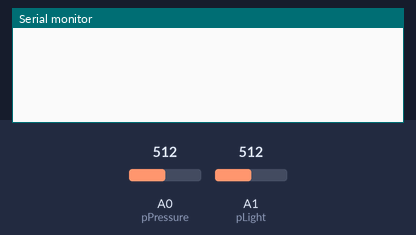
Simulated run of this sketch. Board: Arduino Uno, built with avr-gcc and run on an emulated ATmega328P. Shown: the last lines printed to the serial monitor. The inputs (shaded band) are chosen by the test bench; at power-on: A0 (pPressure) = 512, A1 (pLight) = 512.

Above: at 1.2 s.
1.3 s: A0 (pPressure) set to 23
2.8 s: A0 (pPressure) set to 19
At 3.7 s:
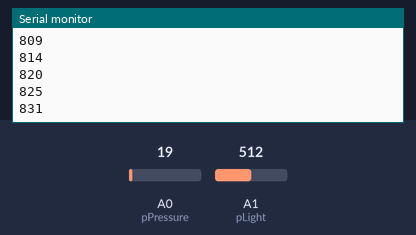
4.3 s: A1 (pLight) set to 53
At 5.0 s:
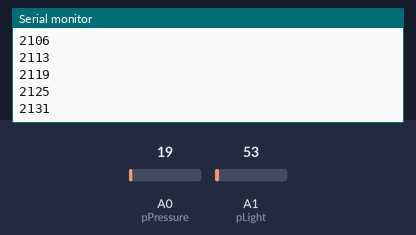
5.8 s: A1 (pLight) set to 46
At 6.8 s:
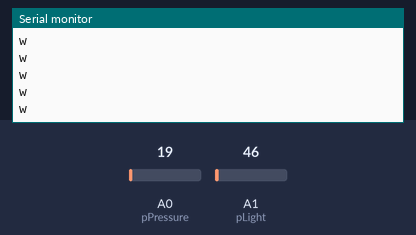
Timing chart, 0 to 8.7 s (numbered marks = the images above; inputs shaded):
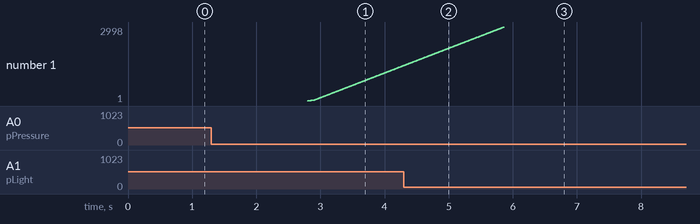

The sketch:

pressure.ino
```cpp
// uses pressure sensor to start countdown

const int pPressure = A0; // Photoresistor at Arduino analog pin A0
const int pLight = A1;

int value; // Store value from photoresistor (0-1023)
int count = 1; // to time the next squares flash
int latency = 0;
unsigned long StartTime = millis();
int waiting_for_black = 1;
int value_pressure;
int value_light;
int timer = 0;
bool send_now = false;

void setup() {
    pinMode(pPressure, INPUT);
    pinMode(pLight, INPUT);
    Serial.begin(9600);
}

void loop(){
    value_pressure = analogRead(pPressure);
    value_light = analogRead(pLight);

//    Serial.print("pressure: "); Serial.print(value_pressure); Serial.print("  ");
//    Serial.print("light: "); Serial.print(value_light); Serial.print("  ");
//    Serial.println("uT");

    if (value_light > 50){ // if photoresistor detects the white squares
        if (waiting_for_black == 0) {
            latency = millis() - StartTime;
            send_now = true;
        }
        else {
            waiting_for_black = 1;
        }
    }

    // pressure mouseclick version:
    if (value_pressure > 20) { // every 200ms send signal to draw squares
//        Serial.println("f"); // f = signal to pc to flash white squares
        StartTime = millis(); // start countdown
        waiting_for_black = 0;
    } else {
        if (send_now == true) {
            Serial.println(latency);
            send_now = false;
        } else {
            Serial.println("w"); // w = signal to wait for flash signal
        }
    }
//        timer += 1;

//    if (timer < 200) { // every 200ms send signal to draw squares
//        if (send_now == true) {
//            Serial.println(latency);
//            send_now = false;
//        } else {
//            Serial.println("w"); // w = signal to wait for flash signal
//        }
////        timer += 1;
//    } else {
//        Serial.println("f"); // f = signal to pc to flash white squares
//        timer = 0;
//        StartTime = millis(); // start countdown
//        waiting_for_black = 0;
//    }

    delay(1); //1ms delay
}
```

Measured:
- the behaviour switches between 21 and 20 on A0 (pPressure) (found by bisection; images 0 and 1)
- the behaviour switches between 51 and 50 on A1 (pLight) (found by bisection; images 2 and 3)
- after the input at 2.8 s, the serial monitor: prints a new line at once (image 1)
